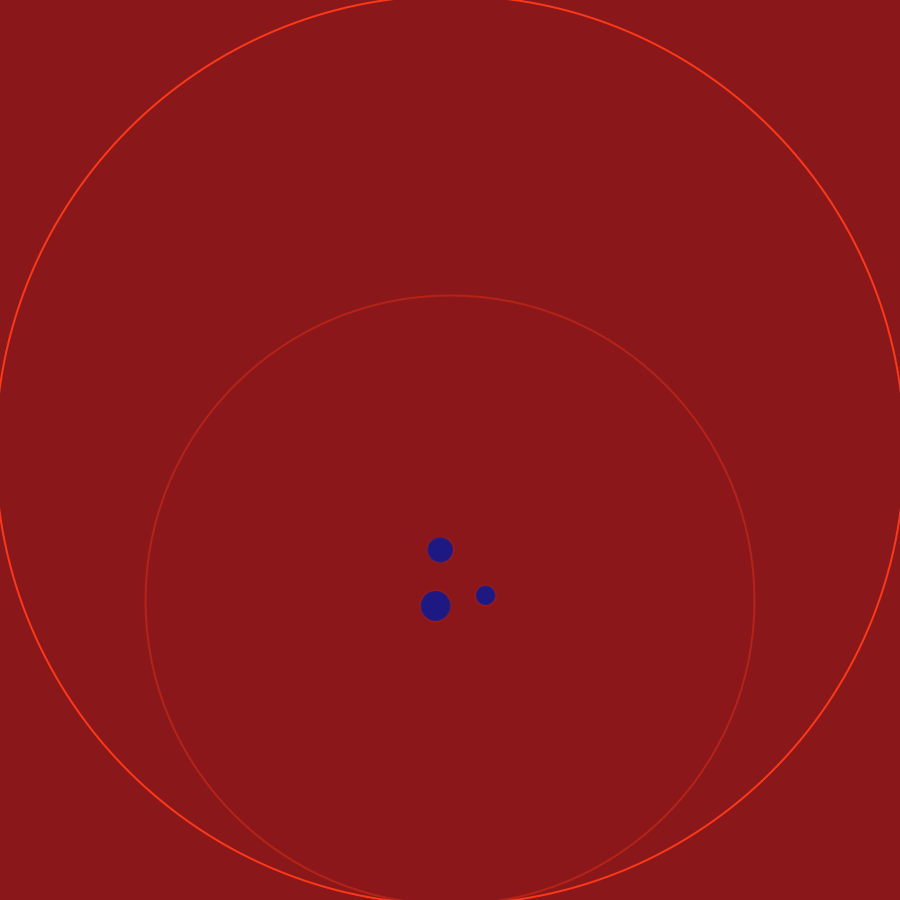
Frame 1 (no input)
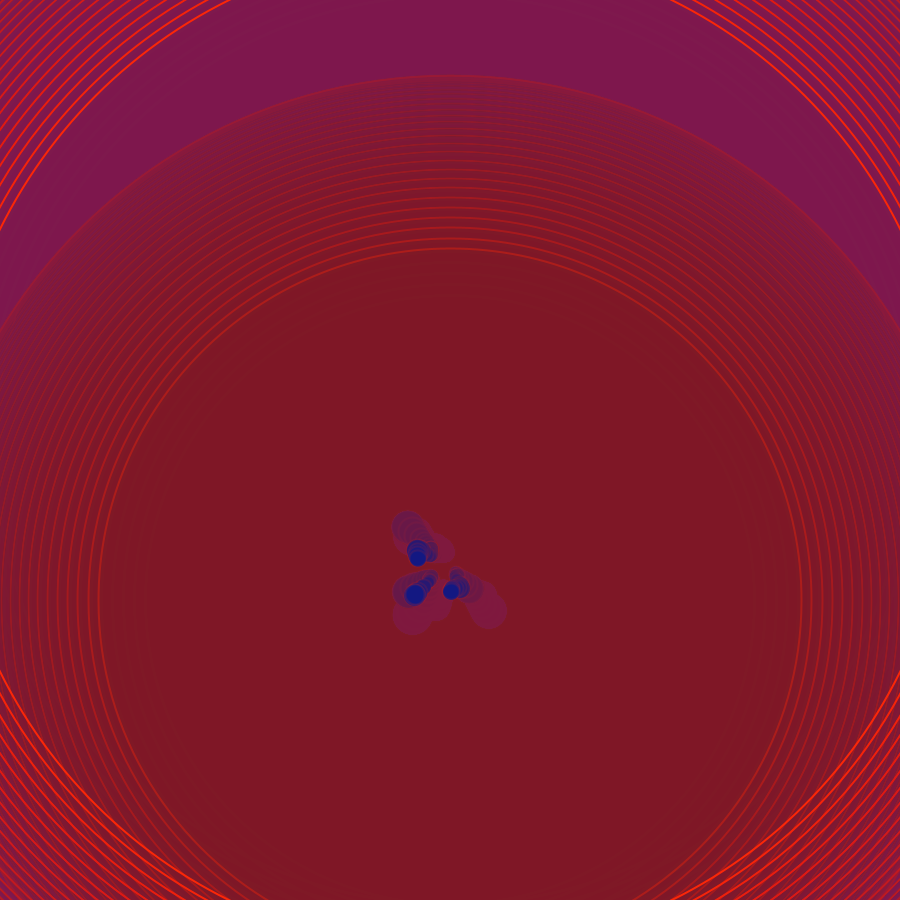
Frame 60 (the mouse pressed at the canvas centre just before this capture)
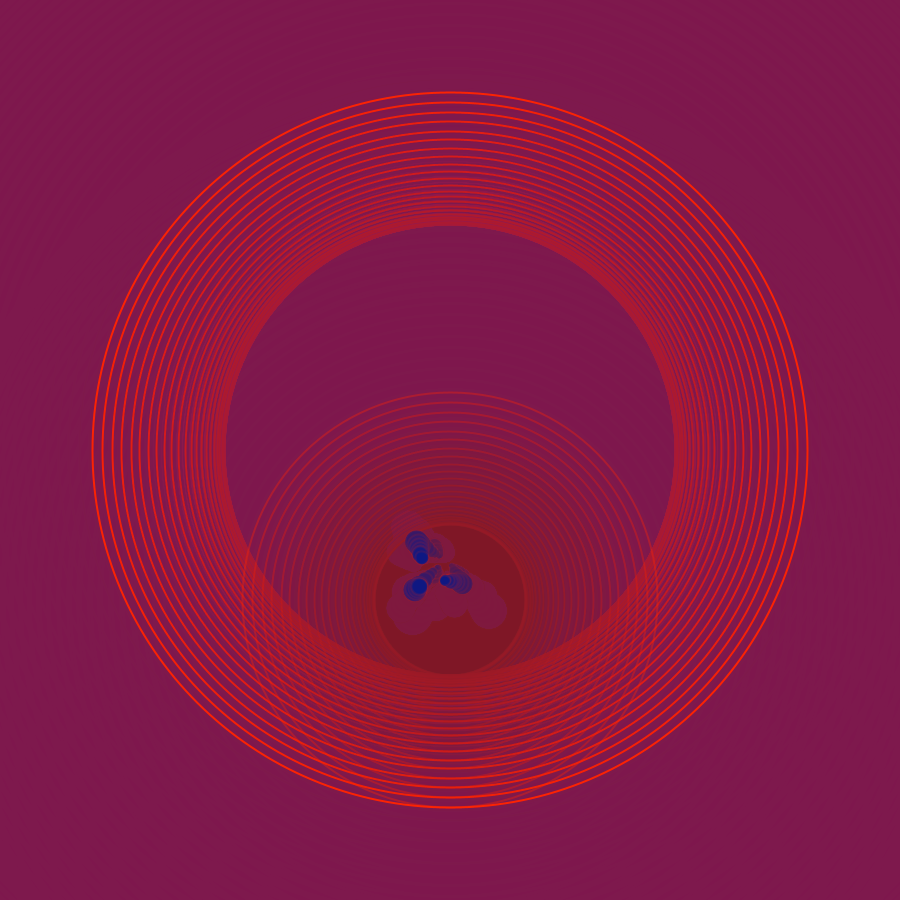
Frame 120 (the mouse held since frame 60 and released just before this capture)

The Processing sketch that drew these frames (run headless with seeded random() and noise(); from frame 60 on, the mouse is pressed at the canvas centre):

// Processing sketch: processing_23123
// ── processing_23123.pde

float theta = 0.02; //angles in radians
float theta1 =0.09;
float theta2 = 0.000001;
float theta3 =0.05;
int diameter = width;//diameter of a circle
float half = 450;
float inc = .047;
int n=0;
int p=0;
int q=0;
int area=0;

//time functions to get different noise characteristics
float t1 = 0.0;
float t2 = 0.2;
float t3 = 0.4;
float tX = 0.0;
float tY = 0.3;

//increments, the overall movement and the circle size vary in different ways
float incrementX = 0.01;
float increment = 0.1;


void setup() {
  size(900, 900);
  background(140,23,23); //jewel tone background
  smooth();
  noStroke();
}

void draw() {
   noStroke();
   
//// oscillation
  float c = (sin(theta) +1)*half; // controls the diameter
  float colorO = (sin(theta1) +1)*20; // the bigger the last number, the more variance in color
  float incO = (sin(theta2)); // the bigger the last number, the more variance
  float c2 = (sin(theta3) +1)*half/2; // controls the diameter
  theta += 0.002; //diameter
  theta1 += 0.09; // color
  
////this rectangle "fades" the drawing slowly
  noStroke();
  fill(140, 23, 23, 5);
  rect(0, 0, width, height);

//////////MOLLY MORIN
   // Get a noise value at "time" and scale it for each dot.
  float n = noise(t1)*(half/9);
  float m = noise(t2)*(half/9);
  float o = noise(t3)*(half/10);
   
  //get a noise value at time and scale it for movement
  float x = noise(tX)*(half/3)+half/1.2;
  float y = noise(tY)*(half/3)+half/.89;
   
  // With each cycle, increment the " time "
  t1 += increment;
  t2 += increment;
  t3 += increment;
  tX += incrementX;
  tY += incrementX;
   


  

///// drawing circle
 
  stroke((255+colorO), (36+colorO), (0+colorO)); // this oscillates the color of the ellipse, changes from burgundy to lighter color
  strokeWeight(2);
  noFill();
  ellipse (half, half, half+c, half+c);
  theta += inc; //the bigger this number, the faster it breathes
  inc += incO;
  
///// inner circle
  noStroke();
  fill(36, 24, 130, 5);
  rect(0, 0, width, height);
  stroke((255+colorO), (36+colorO), (0+colorO), 90); // this oscillates the color of the ellipse, changes from burgundy to lighter color
  strokeWeight(2);
  fill (142,35,35,10);
  ellipse (half, height/1.5, (half/3+c), (half/3+c));
  
    // Draw the ellipse with size determined by Perlin noise
  fill(n, 24, 130);
  stroke((255+colorO), (36+colorO), (0+colorO),30);
  ellipse(x-m, y-m, m, m);
  ellipse(x+o, y+o, o, o);
  ellipse(x-n, y+n, n, n);
//////////MOLLY MORIN20
  

}
